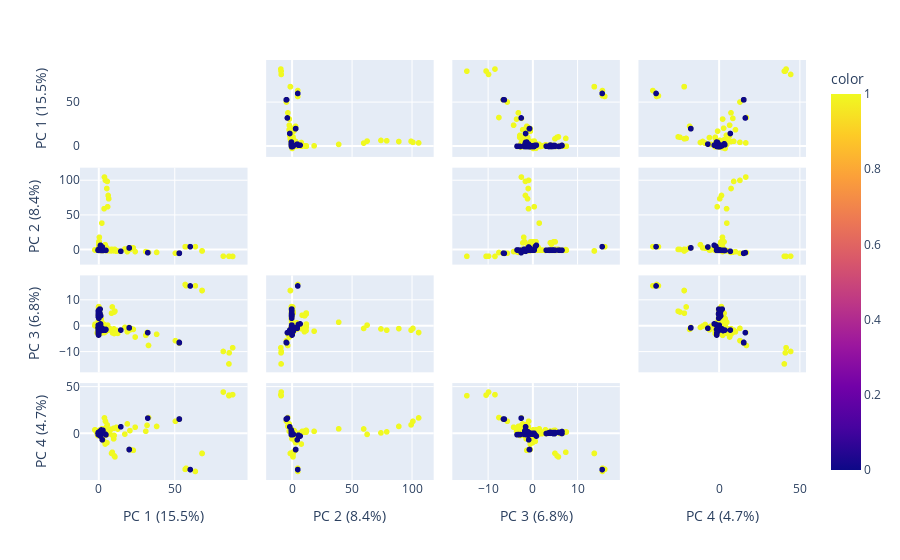

Source (notebook cell):
### Code cell
labels = {
    str(i): f"PC {i+1} ({var:.1f}%)"
    for i, var in enumerate(skpca.explained_variance_ratio_ * 100)
}

fig = px.scatter_matrix(
    X_pca,
    labels=labels,
    dimensions=range(4),
    color=pca_df["Malware"]
)
fig.update_traces(diagonal_visible=False)
fig.show()

### Figure 1 — Plotly figure (JSON) as saved in the notebook; plotly's stock layout.template omitted (floating-point values rounded to 4 significant figures; data arrays with more than 128 entries replaced by an {"elided": "..."} marker saying what was removed)
{"data": [{"diagonal": {"visible": false}, "dimensions": [{"axis": {"matches": true}, "label": "PC 1 (15.5%)", "values": {"elided": "15688 float values"}}, {"axis": {"matches": true}, "label": "PC 2 (8.4%)", "values": {"elided": "15688 float values"}}, {"axis": {"matches": true}, "label": "PC 3 (6.8%)", "values": {"elided": "15688 float values"}}, {"axis": {"matches": true}, "label": "PC 4 (4.7%)", "values": {"elided": "15688 float values"}}], "hovertemplate": "%{xaxis.title.text}=%{x}<br>%{yaxis.title.text}=%{y}<br>color=%{marker.color}<extra></extra>", "legendgroup": "", "marker": {"color": {"elided": "15688 int values"}, "coloraxis": "coloraxis", "symbol": "circle"}, "name": "", "showlegend": false, "type": "splom"}], "layout": {"coloraxis": {"colorbar": {"title": {"text": "color"}}, "colorscale": [[0, "#0d0887"], [0.1111, "#46039f"], [0.2222, "#7201a8"], [0.3333, "#9c179e"], [0.4444, "#bd3786"], [0.5556, "#d8576b"], [0.6667, "#ed7953"], [0.7778, "#fb9f3a"], [0.8889, "#fdca26"], [1, "#f0f921"]]}, "dragmode": "select", "legend": {"tracegroupgap": 0}, "margin": {"t": 60}}}
